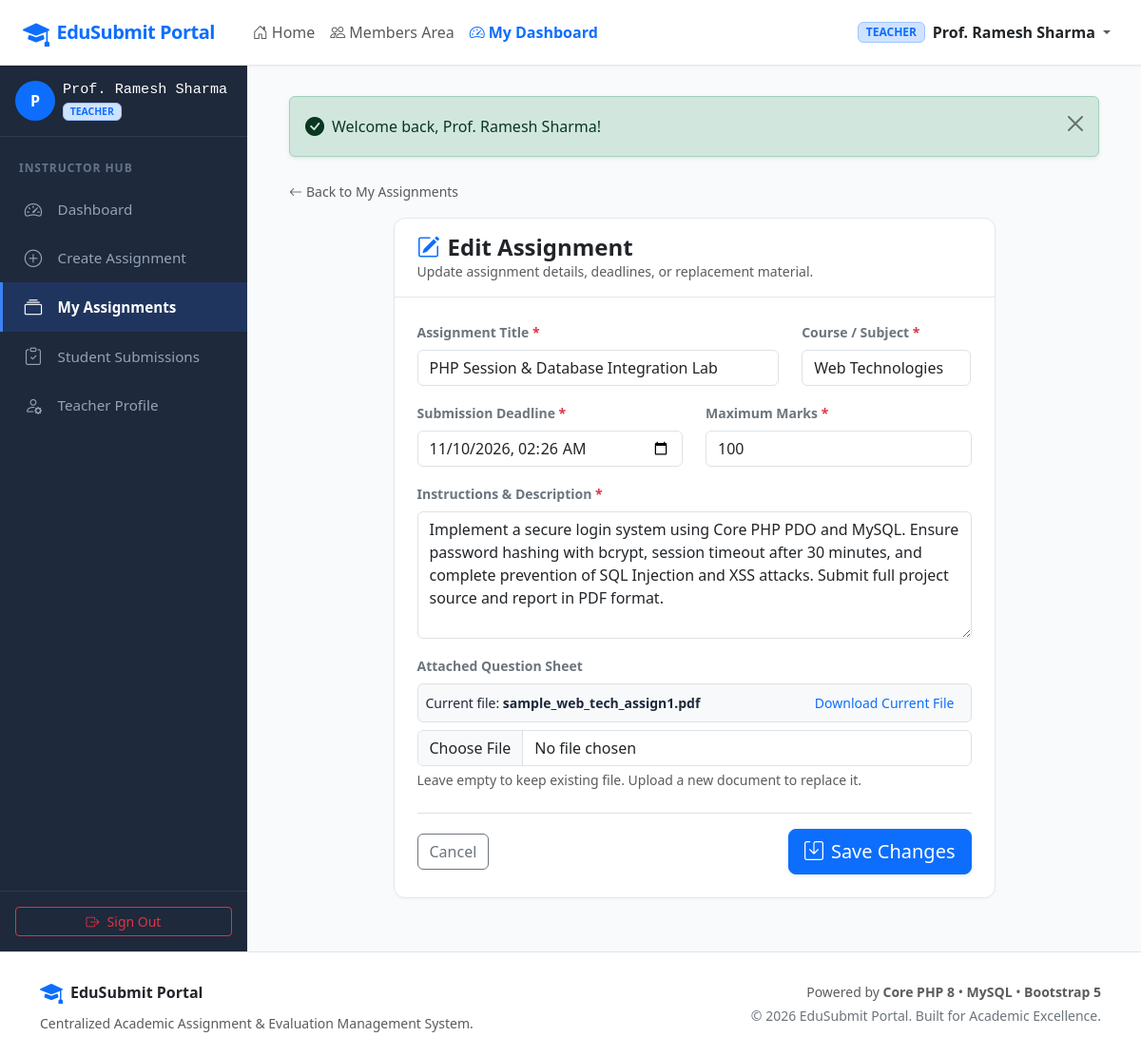
The page /teacher/edit_assignment.php?id=1 (signed in) on the database its author committed.
### tables this page shows
CREATE TABLE `assignments` (
  `id` INT UNSIGNED AUTO_INCREMENT PRIMARY KEY,
  `teacher_id` INT UNSIGNED NOT NULL,
  `title` VARCHAR(200) NOT NULL,
  `subject` VARCHAR(100) NOT NULL,
  `description` TEXT NOT NULL,
  `deadline` DATETIME NOT NULL,
  `file` VARCHAR(255) DEFAULT NULL,
  `max_marks` INT UNSIGNED NOT NULL DEFAULT 100,
  `created_at` TIMESTAMP DEFAULT CURRENT_TIMESTAMP,
  `updated_at` TIMESTAMP DEFAULT CURRENT_TIMESTAMP ON UPDATE CURRENT_TIMESTAMP,
  INDEX `idx_assignments_subject` (`subject`),
  INDEX `idx_assignments_deadline` (`deadline`),
  INDEX `idx_assignments_teacher` (`teacher_id`),
  CONSTRAINT `fk_assignments_teacher`
    FOREIGN KEY (`teacher_id`)
    REFERENCES `users` (`id`)
    ON DELETE CASCADE
    ON UPDATE CASCADE
);

### teacher/edit_assignment.php (the view, shortened to what this page needs)
<?php
require_once __DIR__ . '/../config/config.php';
$teacherId = (int)$_SESSION['user_id'];
$assignmentId = (int)($_GET['id'] ?? ($_POST['id'] ?? 0));
$pdo = getDBConnection();
$stmt = $pdo->prepare("SELECT * FROM assignments WHERE id = :id AND teacher_id = :tid LIMIT 1");
$stmt->execute(['id' => $assignmentId, 'tid' => $teacherId]);
$assignment = $stmt->fetch();
$title = $assignment['title'];
$subject = $assignment['subject'];
$description = $assignment['description'];
$deadline = (new DateTime($assignment['deadline']))->format('Y-m-d\TH:i');
$maxMarks = $assignment['max_marks'];
require_once __DIR__ . '/../includes/header.php';
?>
<div class="dashboard-wrapper">
    <?php require_once __DIR__ . '/../includes/sidebar.php'; ?>
    <main class="main-content">
        <div class="container-fluid">
            <?php echo renderFlashMessages(); ?>
            <div class="mb-3">
                <a href="<?php echo BASE_URL; ?>/teacher/assignments.php" class="text-decoration-none text-muted small">
                    <i class="bi bi-arrow-left me-1"></i>Back to My Assignments
                </a>
            </div>
            <div class="row justify-content-center">
                <div class="col-lg-9">
                    <div class="custom-card">
                        <div class="custom-card-header">
                            <div>
                                <h4 class="fw-bold text-dark mb-0"><i class="bi bi-pencil-square me-2 text-primary"></i>Edit Assignment</h4>
                                <p class="text-muted small mb-0">Update assignment details, deadlines, or replacement material.</p>
                            </div>
                        </div>
                        <div class="custom-card-body">
                            <form method="POST" action="<?php echo e($_SERVER['PHP_SELF']); ?>?id=<?php echo (int)$assignmentId; ?>" enctype="multipart/form-data">
                                <div class="row mb-3">
                                    <div class="col-md-8">
                                        <label for="title" class="form-label fw-semibold text-secondary small">Assignment Title <span class="text-danger">*</span></label>
                                        <input type="text" class="form-control" id="title" name="title" value="<?php echo e($title); ?>" required>
                                    </div>
                                    <div class="col-md-4">
                                        <label for="subject" class="form-label fw-semibold text-secondary small">Course / Subject <span class="text-danger">*</span></label>
                                        <input type="text" class="form-control" id="subject" name="subject" value="<?php echo e($subject); ?>" required>
                                    </div>
                                </div>
                                <div class="row mb-3">
                                    <div class="col-md-6">
                                        <label for="deadline" class="form-label fw-semibold text-secondary small">Submission Deadline <span class="text-danger">*</span></label>
                                        <input type="datetime-local" class="form-control" id="deadline" name="deadline" value="<?php echo e($deadline); ?>" required>
                                    </div>
                                    <div class="col-md-6">
                                        <label for="max_marks" class="form-label fw-semibold text-secondary small">Maximum Marks <span class="text-danger">*</span></label>
                                        <input type="number" class="form-control" id="max_marks" name="max_marks" value="<?php echo (int)$maxMarks; ?>" min="1" max="500" required>
                                    </div>
                                </div>
                                <div class="mb-3">
                                    <label for="description" class="form-label fw-semibold text-secondary small">Instructions &amp; Description <span class="text-danger">*</span></label>
                                    <textarea class="form-control" id="description" name="description" rows="5" required><?php echo e($description); ?></textarea>
                                </div>
                                <div class="mb-4">
                                    <label for="assignment_file" class="form-label fw-semibold text-secondary small">Attached Question Sheet</label>
                                    <?php if (!empty($assignment['file'])): ?>
                                        <div class="p-2 mb-2 bg-light rounded border d-flex align-items-center justify-content-between small">
                                            <span>Current file: <strong><?php echo e(basename($assignment['file'])); ?></strong></span>
                                            <a href="<?php echo BASE_URL; ?>/download.php?type=assignment&id=<?php echo (int)$assignment['id']; ?>" class="btn btn-sm btn-link py-0 text-decoration-none">
                                                Download Current File
                                            </a>
                                        </div>
                                    <?php endif; ?>
                                    <input type="file" class="form-control" id="assignment_file" name="assignment_file" data-max-size="10485760" data-allowed-ext="pdf,docx,doc,zip,txt,png,jpg,jpeg">
                                    <div class="form-text small text-muted">
                                        Leave empty to keep existing file. Upload a new document to replace it.
                                    </div>
                                </div>
                                <div class="d-flex justify-content-between align-items-center border-top pt-3">
                                    <a href="<?php echo BASE_URL; ?>/teacher/assignments.php" class="btn btn-outline-secondary">
                                        Cancel
                                    </a>
                                    <button type="submit" class="btn btn-primary btn-lg shadow-sm">
                                        <i class="bi bi-save me-2"></i>Save Changes
                                    </button>
                                </div>
                            </form>
                        </div>
                    </div>
                </div>
            </div>
        </div>
    </main>
</div>
<?php require_once __DIR__ . '/../includes/footer.php'; ?>

### assets/css/style.css (style rules this page uses)
:root { --primary-color: #2563eb; --primary-hover: #1d4ed8; --secondary-color: #475569; --dark-bg: #0f172a; --sidebar-bg: #1e293b; --sidebar-active: #3b82f6; --content-bg: #f8fafc; --card-border: #e2e8f0; }
body { background-color: var(--content-bg); font-family: 'Segoe UI', system-ui, -apple-system, sans-serif; color: #1e293b; min-height: 100vh; display: flex; flex-direction: column; }
.dashboard-wrapper { display: flex; flex: 1; min-height: calc(100vh - 65px); }
.main-content { flex: 1; padding: 2rem; overflow-y: auto; background-color: var(--content-bg); }
.custom-card { background: #ffffff; border-radius: 12px; border: 1px solid var(--card-border); box-shadow: 0 1px 3px rgba(0,0,0,0.03); margin-bottom: 1.5rem; }
.custom-card-header { background-color: transparent; border-bottom: 1px solid var(--card-border); padding: 1rem 1.5rem; display: flex; align-items: center; justify-content: space-between; }
.custom-card-body { padding: 1.5rem; }

### rows shown on the page
assignments: title "PHP Session & Database Integration Lab", subject "Web Technologies", deadline "11/10/2026 02:26", max_marks "100", description "Implement a secure login system using Core PHP PDO and MySQL. Ensure password hashing with bcrypt, session timeout after 30 minutes, and complete prevention of SQL Injection and XSS attacks. Submit full project source and report in PDF format.", file "sample_web_tech_assign1.pdf"

### other values the page prints
APP_NAME "EduSubmit Portal"
$user['role'] "TEACHER"
$user['name'] "Prof. Ramesh Sharma"
substr($user['name'] ?? 'U', 0, 1) "P"
$role "TEACHER"
